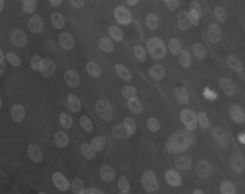
#> input picture data/osteoblaste.jpg, 245 x 194 px, shrunk from 325 x 257 before the run
$ python intensity_transformations.py
#> lines starting #> are read from the running program, lines starting #| are printed output that depends on the picture
### src/utils/path_utils.py
#!/usr/bin/env python3
# -*- coding: utf-8 -*-
"""
Path_utils

Module for image processing operations.

Author: Oussama GUELFAA
Date: 01-04-2025
"""

"""
Utility functions for handling file paths.
"""

import os

def get_project_root():
    """
    Get the absolute path to the project root directory.

    Returns:
        str: The absolute path to the project root directory.
    """
    # The project root is two directories up from this file
    current_dir = os.path.dirname(os.path.abspath(__file__))
    project_root = os.path.dirname(os.path.dirname(current_dir))
    return project_root

def get_data_path(filename):
    """
    Get the absolute path to a file in the data directory.

    Args:
        filename (str): The name of the file in the data directory.

    Returns:
        str: The absolute path to the file.
    """
    return os.path.join(get_project_root(), 'data', filename)

# [12 lines left out: function ensure_output_dir, not called in this run]

### src/image_processing/intensity_transformations.py
"""
Transformations d'intensité (LUT) pour l'amélioration d'images

Ce module implémente deux transformations d'intensité principales :
1. Correction gamma (γ correction) - modifie la luminosité globale de l'image
2. Étirement de contraste (contrast stretching) - améliore le contraste en utilisant
   la fonction de distribution cumulative (CDF)

Ces transformations permettent de modifier la dynamique des niveaux de gris
d'une image pour améliorer sa visualisation.

Author: Oussama GUELFAA
Date: 01-04-2025
"""

import numpy as np
import matplotlib.pyplot as plt
from skimage import io, exposure
from skimage.util import img_as_float, img_as_ubyte
import os
import sys

# Add the project root to the Python path
sys.path.append(os.path.dirname(os.path.dirname(os.path.dirname(os.path.abspath(__file__)))))

# Import the path utility functions
from src.utils.path_utils import get_data_path

# Nom de l'image à utiliser pour les transformations
OSTEOBLAST_IMAGE = "osteoblaste.jpg"  # Image d'ostéoblastes

def load_image():
    """
    Charge l'image d'ostéoblastes pour les transformations.

    Returns:
        ndarray: Image en niveaux de gris
    """
    # Charger l'image
    image_path = get_data_path(OSTEOBLAST_IMAGE)
    image = img_as_float(io.imread(image_path, as_gray=True))
#> image is the input picture: shape (194, 245) float64; min 0.192, max 0.596, mean 0.288
    print(f"Image chargée: {OSTEOBLAST_IMAGE}")
    print(f"Dimensions: {image.shape}")
#| Dimensions: (194, 245)
    print(f"Valeur min: {image.min():.4f}, Valeur max: {image.max():.4f}")
#| Valeur min: 0.1922, Valeur max: 0.5961

    return image

def apply_gamma_correction(image, gamma=1.0):
    """
    Applique une correction gamma à l'image.

    La correction gamma est définie par la formule:
    s = r^γ
    où r est la valeur d'entrée (entre 0 et 1) et s est la valeur de sortie.

    Args:
        image (ndarray): Image en niveaux de gris (valeurs entre 0 et 1)
        gamma (float): Valeur du paramètre gamma

    Returns:
        ndarray: Image après correction gamma
    """
    # Vérifier que l'image est bien en float avec des valeurs entre 0 et 1
    if image.min() < 0 or image.max() > 1:
        print("Attention: L'image doit avoir des valeurs entre 0 et 1. Normalisation appliquée.")
        image = (image - image.min()) / (image.max() - image.min())

    # Appliquer la correction gamma
    corrected = np.power(image, gamma)

    return corrected

def plot_gamma_lut():
    """
    Affiche les courbes de la fonction de correction gamma pour différentes valeurs de gamma.
    """
    # Créer une plage de valeurs d'entrée entre 0 et 1
    r = np.linspace(0, 1, 1000)

    # Valeurs de gamma à afficher
    gamma_values = [0.04, 0.1, 0.25, 0.5, 1.0, 1.5, 2.0, 3.0, 10.0, 25.0]

    # Créer la figure
    plt.figure(figsize=(10, 8))

    # Tracer les courbes pour chaque valeur de gamma
    for gamma in gamma_values:
        s = np.power(r, gamma)
        if gamma < 1:
            plt.plot(r, s, '--', label=f'γ = {gamma}')
        else:
            plt.plot(r, s, '-', label=f'γ = {gamma}')

    # Ajouter les labels et la légende
    plt.xlabel('Entrée (r)')
    plt.ylabel('Sortie (s)')
    plt.title('Courbes de correction gamma')
    plt.grid(True, linestyle='--', alpha=0.7)
    plt.legend()

    # Ajouter une ligne diagonale pour γ = 1
    plt.plot([0, 1], [0, 1], 'k:', alpha=0.5)

    # Afficher la figure
    plt.tight_layout()
    plt.show()
#> figure, not shown here; curve peaks at x = 1, y = 1; curve peaks at x = 1, y = 1; curve peaks at x = 1, y = 1

def apply_contrast_stretching(image, E=4.0):
    """
    Applique un étirement de contraste à l'image en utilisant la formule:
    s = T(r) = 1 / (1 + (m/r)^E)

    où m est la valeur moyenne de gris de l'image et r est la valeur du pixel.

    Args:
        image (ndarray): Image en niveaux de gris (valeurs entre 0 et 1)
        E (float): Paramètre de contrôle de la pente de la transformation

    Returns:
        ndarray: Image après étirement de contraste
    """
    # Vérifier que l'image est bien en float avec des valeurs entre 0 et 1
    if image.min() < 0 or image.max() > 1:
        print("Attention: L'image doit avoir des valeurs entre 0 et 1. Normalisation appliquée.")
        image = (image - image.min()) / (image.max() - image.min())

    # Calculer la valeur moyenne de l'image
    m = np.mean(image)
    print(f"Valeur moyenne de l'image (m): {m:.4f}")

    # Éviter la division par zéro
    epsilon = 1e-10

    # Appliquer la transformation
    # Note: nous ajoutons epsilon pour éviter la division par zéro
    stretched = 1.0 / (1.0 + np.power(m / (image + epsilon), E))

    return stretched

def plot_contrast_stretching_lut(m=0.5, E_values=None):
    """
    Affiche les courbes de la fonction d'étirement de contraste pour différentes valeurs de E.

    Args:
        m (float): Valeur moyenne de gris (entre 0 et 1)
        E_values (list): Liste des valeurs de E à afficher
    """
#> called with m = 0.5
    if E_values is None:
        E_values = [10, 20, 30, 40, 50, 1000]

    # Créer une plage de valeurs d'entrée entre 0 et 1
    r = np.linspace(0.01, 1, 1000)  # Commencer à 0.01 pour éviter la division par zéro

    # Créer la figure
    plt.figure(figsize=(10, 8))

    # Tracer les courbes pour chaque valeur de E
    for E in E_values:
        s = 1.0 / (1.0 + np.power(m / r, E))
        plt.plot(r, s, label=f'E = {E}')

    # Ajouter les labels et la légende
    plt.xlabel('Entrée (r)')
    plt.ylabel('Sortie (s)')
    plt.title(f'Courbes d\'étirement de contraste (m = {m})')
    plt.grid(True, linestyle='--', alpha=0.7)
    plt.legend()

    # Marquer la valeur moyenne m
    plt.axvline(x=m, color='k', linestyle='--', alpha=0.5)
    plt.text(m+0.02, 0.1, f'm = {m}', rotation=0)

    # Afficher la figure
    plt.tight_layout()
    plt.show()
#> figure, not shown here; curve peaks at x = 1, y = 0.999; curve peaks at x = 1, y = 1; curve peaks at x = 1, y = 1

def test_gamma_correction(image=None, gamma_values=None):
    """
    Teste la correction gamma sur l'image d'ostéoblastes avec différentes valeurs de gamma.

    Args:
        image (ndarray, optional): Image à traiter. Si None, charge l'image par défaut.
        gamma_values (list, optional): Liste des valeurs de gamma à tester.
    """
    if image is None:
        image = load_image()

    if gamma_values is None:
        gamma_values = [0.5, 1.0, 2.0]

    # Créer une figure pour afficher les résultats
    n_values = len(gamma_values)
    fig, axes = plt.subplots(1, n_values + 1, figsize=(4 * (n_values + 1), 4))

    # Afficher l'image originale
    axes[0].imshow(image, cmap='gray')
    axes[0].set_title('Image originale')
    axes[0].axis('off')

    # Appliquer et afficher la correction gamma pour chaque valeur
    for i, gamma in enumerate(gamma_values):
        corrected = apply_gamma_correction(image, gamma)
        axes[i+1].imshow(corrected, cmap='gray')
        axes[i+1].set_title(f'Gamma = {gamma}')
        axes[i+1].axis('off')
#> this loop made 3 passes
#> pass 1, in apply_gamma_correction, `corrected = np.power(image, gamma)`:
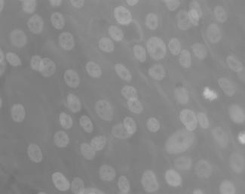
#> corrected: shape (194, 245) float64; min 0.438, max 0.772, mean 0.535

    # Afficher la figure
    plt.tight_layout()
    plt.show()

    # Afficher les histogrammes
    fig, axes = plt.subplots(1, n_values + 1, figsize=(4 * (n_values + 1), 4))

    # Histogramme de l'image originale
    axes[0].hist(image.ravel(), bins=256, range=(0, 1), density=True, alpha=0.7)
    axes[0].set_title('Histogramme original')
    axes[0].set_xlim(0, 1)

    # Histogrammes des images corrigées
    for i, gamma in enumerate(gamma_values):
        corrected = apply_gamma_correction(image, gamma)
        axes[i+1].hist(corrected.ravel(), bins=256, range=(0, 1), density=True, alpha=0.7)
        axes[i+1].set_title(f'Histogramme (Gamma = {gamma})')
        axes[i+1].set_xlim(0, 1)

    # Afficher la figure
    plt.tight_layout()
    plt.show()
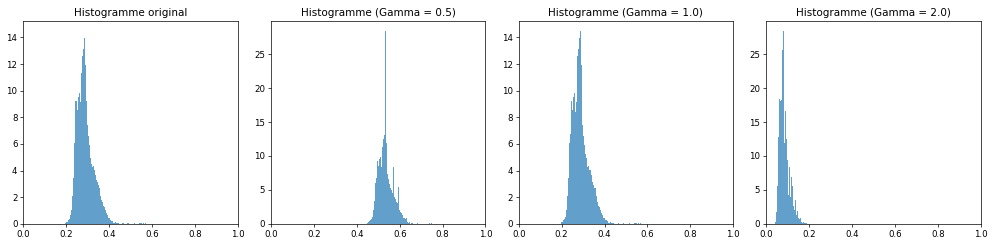
#> figure drawn by matplotlib, 4 panels; panel 1: tallest bar 14.49 high, from x = 0.285 to 0.289; panel 2: tallest bar 28.43 high, from x = 0.531 to 0.535; panel 3: tallest bar 14.49 high, from x = 0.285 to 0.289; panel 4: tallest bar 28.43 high, from x = 0.0781 to 0.082

def test_contrast_stretching(image=None, E_values=None):
    """
    Teste l'étirement de contraste sur l'image d'ostéoblastes avec différentes valeurs de E.

    Args:
        image (ndarray, optional): Image à traiter. Si None, charge l'image par défaut.
        E_values (list, optional): Liste des valeurs de E à tester.
    """
    if image is None:
        image = load_image()

    if E_values is None:
        E_values = [10, 20, 40, 80]

    # Créer une figure pour afficher les résultats
    n_values = len(E_values)
    fig, axes = plt.subplots(1, n_values + 1, figsize=(4 * (n_values + 1), 4))

    # Afficher l'image originale
    axes[0].imshow(image, cmap='gray')
    axes[0].set_title('Image originale')
    axes[0].axis('off')

    # Appliquer et afficher l'étirement de contraste pour chaque valeur
    for i, E in enumerate(E_values):
        stretched = apply_contrast_stretching(image, E)
        axes[i+1].imshow(stretched, cmap='gray')
        axes[i+1].set_title(f'E = {E}')
        axes[i+1].axis('off')
#> this loop made 4 passes
#| Valeur moyenne de l'image (m): 0.2878
#| Valeur moyenne de l'image (m): 0.2878
#| Valeur moyenne de l'image (m): 0.2878
#| Valeur moyenne de l'image (m): 0.2878
#> pass 1, in apply_contrast_stretching, `stretched = 1.0 / (1.0 + np.power(m / (image + epsilon), E))`:
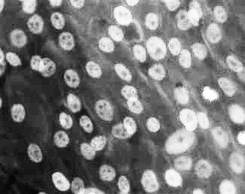
#> stretched: shape (194, 245) float64; min 0.0173, max 0.999, mean 0.473
#> pass 3, in apply_contrast_stretching (call 3), `stretched = 1.0 / (1.0 + np.power(m / (image + epsilon), E))`:
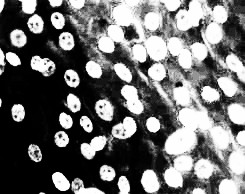
#> stretched: shape (194, 245) float64; min 9.66e-08, max 1, mean 0.435

    # Afficher la figure
    plt.tight_layout()
    plt.show()
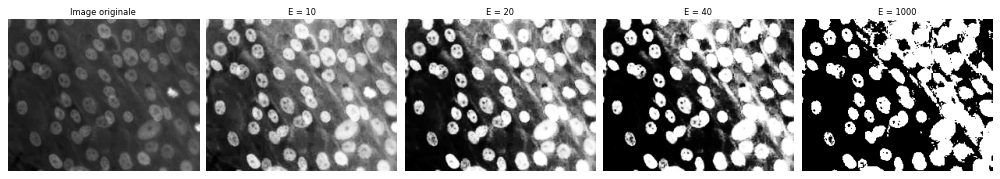
#> figure drawn by matplotlib, 5 panels

    # Afficher les histogrammes
    fig, axes = plt.subplots(1, n_values + 1, figsize=(4 * (n_values + 1), 4))

    # Histogramme de l'image originale
    axes[0].hist(image.ravel(), bins=256, range=(0, 1), density=True, alpha=0.7)
    axes[0].set_title('Histogramme original')
    axes[0].set_xlim(0, 1)

    # Histogrammes des images étirées
    for i, E in enumerate(E_values):
        stretched = apply_contrast_stretching(image, E)
        axes[i+1].hist(stretched.ravel(), bins=256, range=(0, 1), density=True, alpha=0.7)
        axes[i+1].set_title(f'Histogramme (E = {E})')
        axes[i+1].set_xlim(0, 1)
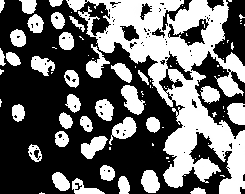
#> stretched: shape (194, 245) float64; min 4.23e-176, max 1, mean 0.411

    # Afficher la figure
    plt.tight_layout()
    plt.show()
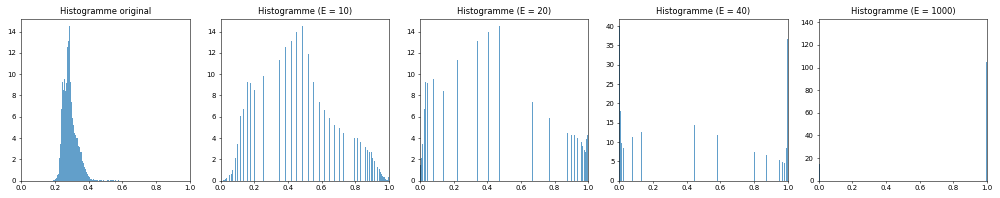
#> figure drawn by matplotlib, 5 panels; panel 1: tallest bar 14.49 high, from x = 0.285 to 0.289; panel 2: tallest bar 14.49 high, from x = 0.484 to 0.488; panel 3: tallest bar 14.49 high, from x = 0.473 to 0.477; panel 4: tallest bar 39.95 high, from x = 0 to 0.00391

def main():
    """
    Fonction principale qui démontre les transformations d'intensité.
    """
    # Charger l'image
    image = load_image()

    # Afficher les courbes LUT
    print("Affichage des courbes de correction gamma...")
    plot_gamma_lut()

    print("Affichage des courbes d'étirement de contraste...")
    plot_contrast_stretching_lut()

    # Tester la correction gamma
    print("Test de la correction gamma...")
    test_gamma_correction(image, [0.5, 1.0, 2.0])

    # Tester l'étirement de contraste
    print("Test de l'étirement de contraste...")
    test_contrast_stretching(image, [10, 20, 40, 1000])

if __name__ == "__main__":
    main()
